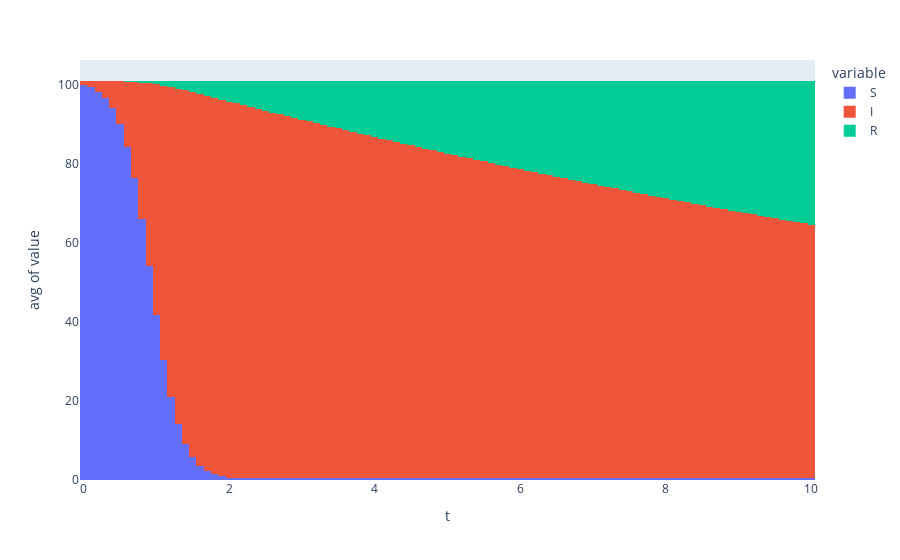

Notebook source saved alongside this figure:
### Code cell
fig = px.histogram( df, x='t', y=['S','I','R'], barmode="stack", nbins=df.shape[0], histfunc="avg" )
fig
